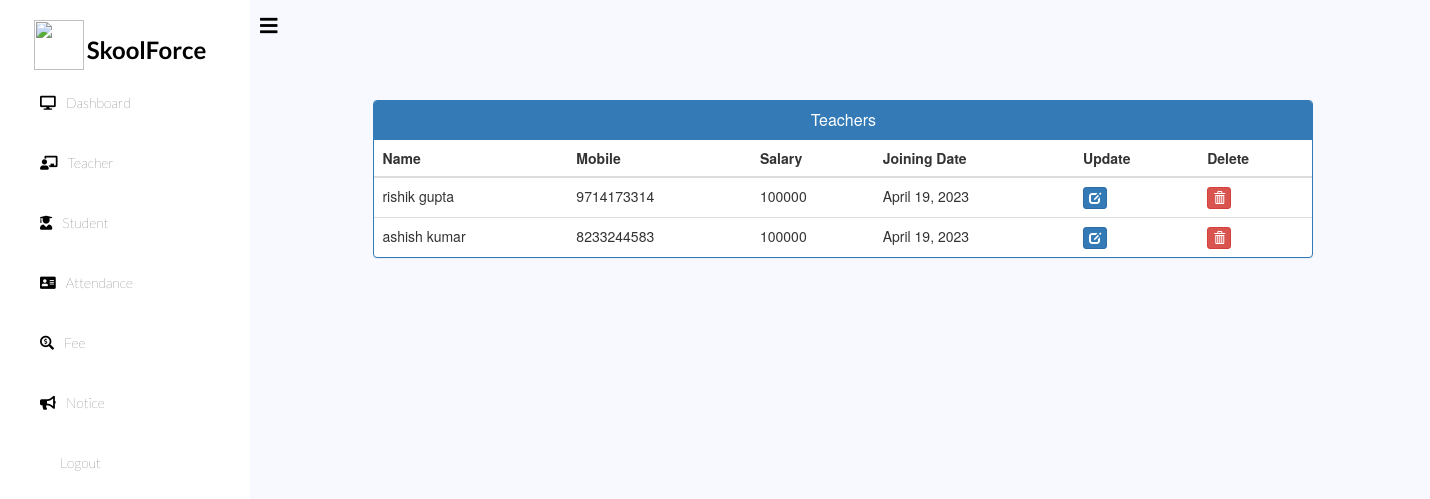
The app's page /admin-view-teacher (signed in) with its own data.
### school/models.py (models this page shows, shortened)
class TeacherExtra(models.Model):
    user=models.OneToOneField(User,on_delete=models.CASCADE)
    salary = models.PositiveIntegerField(null=False)
    joindate=models.DateField(auto_now_add=True)
    mobile = models.CharField(max_length=40)
    status=models.BooleanField(default=False)
    @property
    def get_name(self):
        return self.user.first_name+" "+self.user.last_name

### school/views.py (the view)
# urls.py: path('admin-view-teacher', views.admin_view_teacher_view,name='admin-view-teacher'),
@login_required(login_url='adminlogin')
@user_passes_test(is_admin)
def admin_view_teacher_view(request):
    teachers=models.TeacherExtra.objects.all().filter(status=True)
    return render(request,'school/admin_view_teacher.html',{'teachers':teachers})

### school/views.py (called while the page is built)
def is_admin(user):
    return user.groups.filter(name='ADMIN').exists()

### templates/school/admin_view_teacher.html (shortened to what this page needs)
{% extends 'school/adminbase.html' %}
{% block content %}
<head>
  <link href="//netdna.bootstrapcdn.com/bootstrap/3.0.0/css/bootstrap.min.css" rel="stylesheet" id="bootstrap-css">
</head>
<div class="container">
    	<div class="row" >
				<div class="panel panel-primary">
					<div class="panel-heading">
						<h6 class="panel-title">Teachers</h6>
					</div>
					<table class="table table-hover" id="dev-table">
            <thead>
                <tr>
                    <th>Name</th>
                    <th>Mobile</th>
                    <th>Salary</th>
                    <th>Joining Date</th>
                    <th>Update</th>
                    <th>Delete</th>
                </tr>
            </thead>
            {% for t in teachers %}
              <tr>
                  <td> {{t.get_name}}</td>
                  <td>{{t.mobile}}</td>
                  <td>{{t.salary}}</td>
                  <td>{{t.joindate}}</td>
                  <td><a class="btn btn-primary btn-xs" href="{% url 'update-teacher' t.id  %}"  ><span class="glyphicon glyphicon-edit"></span></a></td>
                  <td><a class="btn btn-danger btn-xs" href="{% url 'delete-teacher-from-school' t.id  %}"  ><span class="glyphicon glyphicon-trash"></span></a></td>
              </tr>
            {% endfor %}
					</table>
				</div>
				</div>
			</div>
{% endblock content %}

### templates/school/adminbase.html (style rules this page uses)
:root { --poppins: 'Poppins', sans-serif; --lato: 'Lato', sans-serif; --light: #F9F9F9; --blue: #3C91E6; --light-blue: #CFE8FF; --grey: #eee; --dark-grey: #AAAAAA; --dark: #342E37; --red: #DB504A; --yellow: #FFCE26; --light-yellow: #FFF2C6; --orange: #FD7238; --light-orange: #FFE0D3; }
a:link { text-decoration: none; }
body { margin: 0; padding: 0; }

### templates/school/admin_view_teacher.html (style rules this page uses)
a:link { text-decoration: none; }
h6 { text-align:center; }
.row { margin:100px; }

### records on screen
TeacherExtra: get_name "rishik gupta", mobile "9714173314", salary "100000", joindate "April 19, 2023"
TeacherExtra: get_name "ashish kumar", mobile "8233244583", salary "100000", joindate "April 19, 2023"
